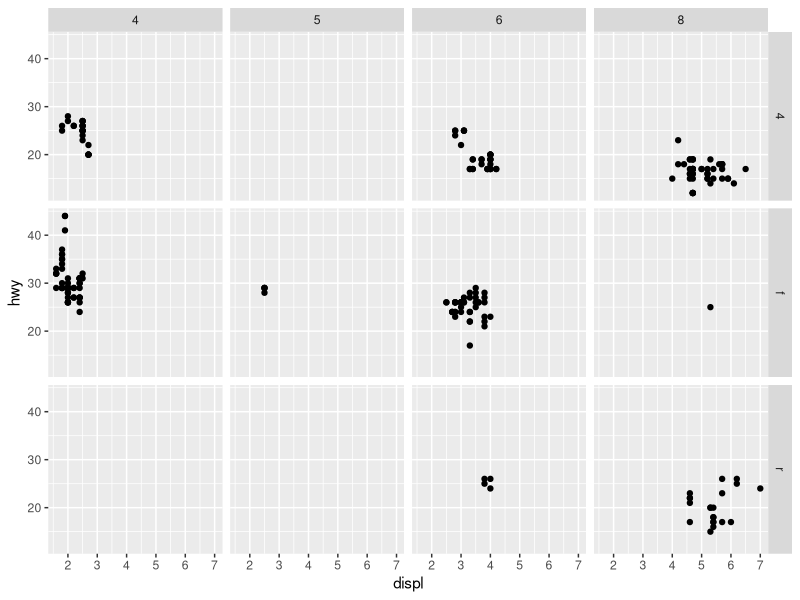
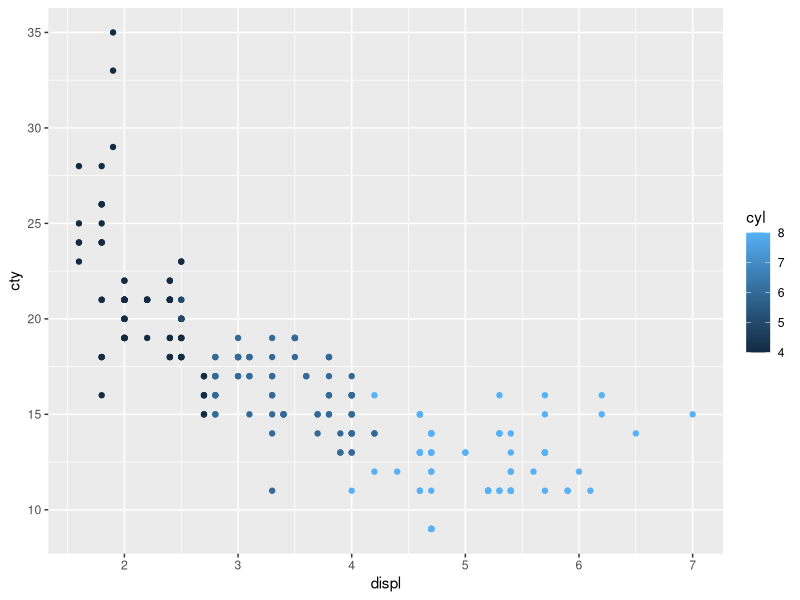
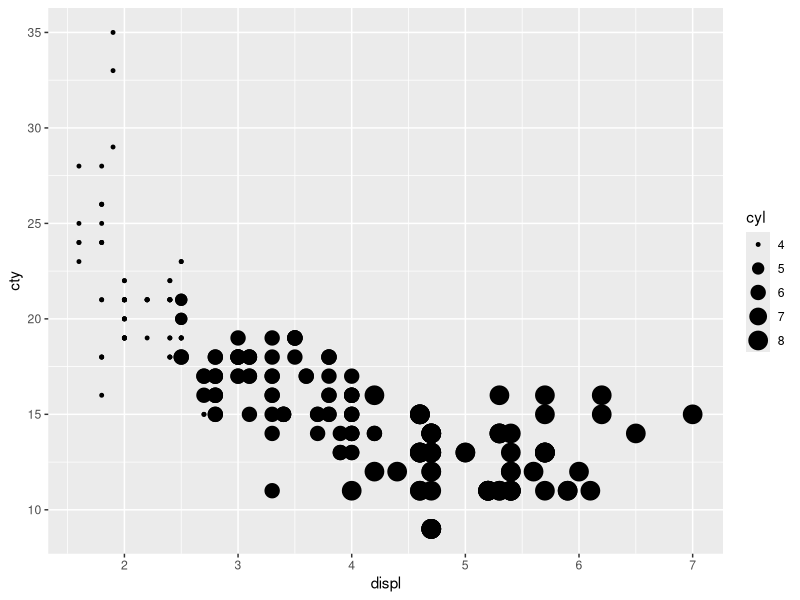

These charts were generated, in order, by the following R code: (Note: this script raises an error after producing the figures.)
library(tidyverse)
view(mpg)
ggplot(data = mpg) +
  geom_point(mapping =aes(x = displ, y=hwy)) +
  facet_grid(drv~cyl)
ggplot(data = mpg) +
  geom_point(mapping =aes(x = displ, y = cty, color = cyl))
ggplot(data = mpg) +
  geom_point(mapping =aes(x = displ, y = cty, size = cyl))
ggplot(data = mpg) +
  geom_point(mapping =aes(x = displ, y = cty, shape = cyl))
ggplot(data = mpg) +
  geom_point(mapping =aes(x = displ, y = cty, color = displ))
ggplot(data = mpg) +
  geom_point(mapping =aes(x = displ, y = cty, color = cyl < 5))
ggplot(data = mpg) + 
  geom_point(mapping = aes(x = displ, y = hwy)) +
  facet_wrap(~ class, nrow = 1)
ggplot(data = mpg) + 
  geom_point(mapping = aes(x = displ, y = hwy)) +
  facet_grid(. ~ class)
ggplot(data = mpg) + 
  geom_point(mapping = aes(x = displ, y = hwy)) +
  facet_wrap(~ cty, as.table = FALSE)
ggplot(data = mpg) +
  geom_point(mapping =aes(x = displ, y=hwy)) +
  facet_wrap(~class, nrow = 2)
ggplot(data = mpg) + 
  geom_point(mapping = aes(x = displ, y = hwy)) +
  facet_grid(drv~cyl, margins = TRUE)



